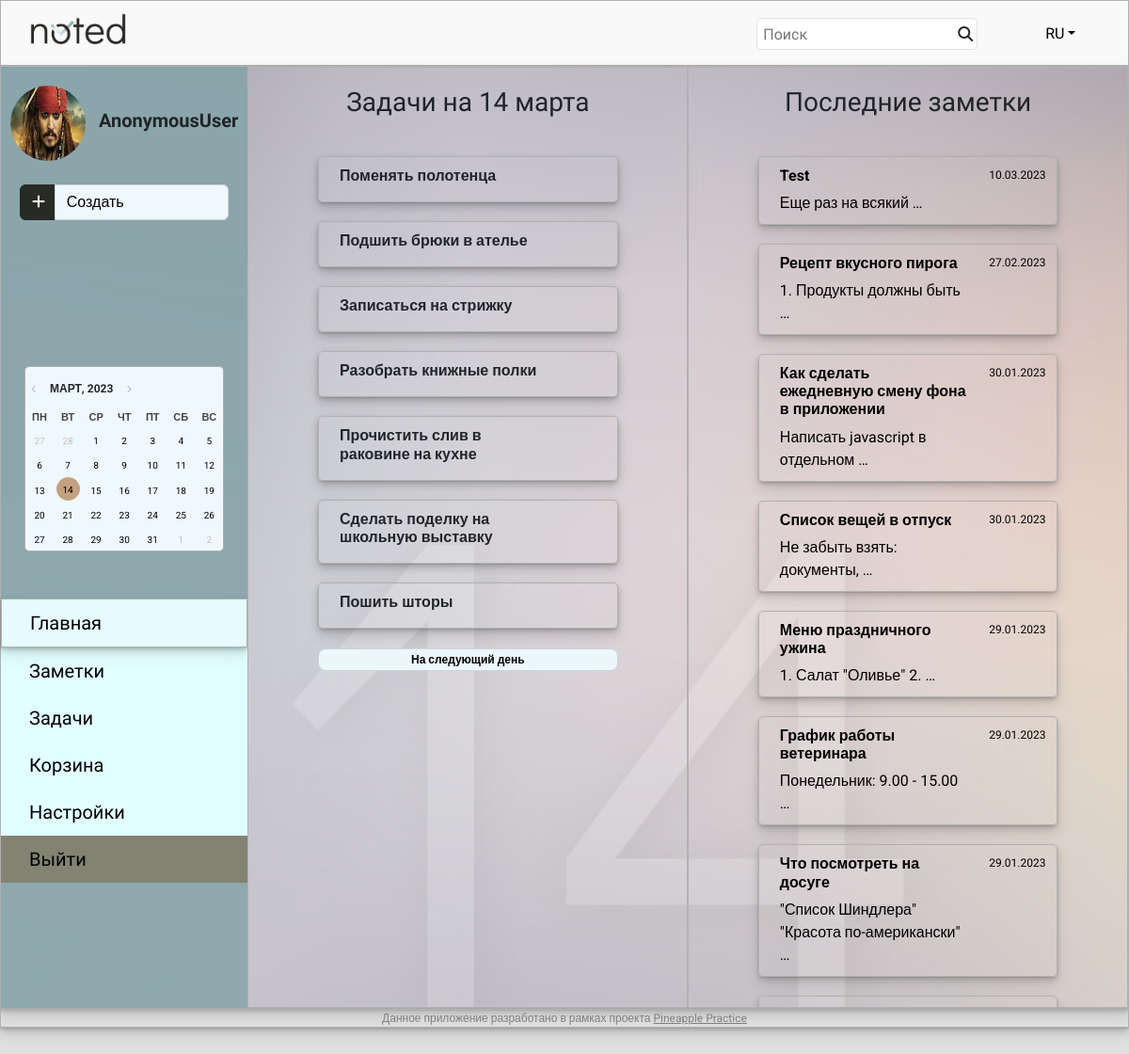
/main/, run on the app's committed database.
### notes/models.py (models this page shows, shortened)
class Task(models.Model):
    task_title = models.CharField(max_length=1000)
    task_author = models.ForeignKey(User, on_delete=models.CASCADE)
    task_time = models.DateField()
    task_priority = models.BooleanField(default=False)
    task_deleted = models.BooleanField(default=False)
    task_trash = models.BooleanField(default=False)

class Note(models.Model):
    note_title = models.CharField(max_length=250)
    note_text = models.TextField()
    note_time = models.DateField()
    note_author = models.ForeignKey(User, on_delete=models.CASCADE)
    note_trash = models.BooleanField(default=False)

### notes/views.py (the view)
# urls.py: path('', main_page, name='main'),
def main_page(request):
    today = datetime.date.today()
    next_date = today + datetime.timedelta(days=1)
    today_tasks = Task.objects.filter(task_time=today)
    notes = Note.objects.all().order_by('-note_time')
    month_list = ['января', 'февраля', 'марта', 'апреля', 'мая', 'июня',
                  'июля', 'августа', 'сентября', 'октября', 'ноября', 'декабря']
    today = f'{today.day} {month_list[int(today.month) - 1]}'
    return render(request, 'main2.html', context={'today_tasks': today_tasks, 'notes': notes, 'date': today, 'next_date': next_date})

### notes/path_converters.py (called while the page is built)
    def to_url(self, value: date):
        return value.strftime('%d-%m-%Y')

### templates/main2.html (shortened to what this page needs)
{% extends "default.html" %}
{% block content %}
    <div class="container-xxl main-main">
        <div class="row">
            <div class="col-auto col-2.5 sidebar">
                <div class="ava">
                    <img src="/static/images/vorobey.jpg" alt="Avatar" width="80" height="80" class="rounded-circle">
                    <span class="username">{{ request.user }}</span>
                </div>
                <div class="input-group dropdown">
                    <button type="button" class="btn btn-primary dropdown-toggle" id="dropdownMenuButton1" data-bs-toggle="dropdown" aria-expanded="false" style="background: #282A25; border-color: #282A25; width: 17%;">
                        <i class="fas fa-plus" aria-hidden="true"></i>
                    </button>
                    <button type="button" class="btn btn-primary" style="background: #f0f8ff; color: black; border: 1px solid #ced4da; width: 83.4%; text-align: left;">Создать</button>
                </div>
                <div class="calendar-wrapper">
                    <button id="btnPrev" type="button" style="margin-top: 15px;"></button>
                    <h6 id="headCal"></h6>
                    <button id="btnNext" type="button"></button>
                    <div id="divCal"></div>
                </div>
                <div class="nav-list">
                    <ul style="list-style-type: none;">
                        <li class="current_page"><a href="{% url 'main' %}">Главная</a></li>
                        <li><a href="{% url 'notes' %}">Заметки</a></li>
                        <li><a href="{% url 'signin' %}">Задачи</a></li>
                        <li><a href="{% url 'signin' %}">Корзина</a></li>
                        <li><a href="{% url 'signin' %}">Настройки</a></li>
                        <li style="background: rgba(108, 100, 81, 0.8);"><a href="{% url 'logout' %}">Выйти</a></li>
                    </ul>
                </div>
            </div>
            <div class="col" id="tasks-notes">
                <div class="row">
                    <div class="col-6 tasks">
                        <h3 style="text-align: center; font-family: 'Didact Gothic', sans-serif; margin-top: 20px; margin-bottom: 40px;">Задачи на {{ date }}</h3>
                        <div class="col-8 offset-2">
                            {% for task in today_tasks %}
                                <div class="row note-block">
                                    <div class="col-10">
                                        <h6><b>{{ task.task_title }}</b></h6>
                                    </div>
                                </div>
                            {% endfor %}
                            <div class="next-button">
                            <button type="button" class="btn btn-primary"><a href="{% url 'date_notes' next_date %}">На следующий день</a></button>
                            </div>
                        </div>
                    </div>
                    <div class="col-6 notes">
                        <h3 style="text-align: center; font-family: 'Didact Gothic', sans-serif; margin-top: 20px; margin-bottom: 40px;">Последние заметки</h3>
                        <div class="col-8 offset-2 main-notes">
                        {% for note in notes %}
                            <a href="{% url 'note_details' note.id %}">
                                <div class="row note-block">
                                    <div class="col-9">
                                        <h6><b>{{ note.note_title }}</b></h6>
                                        {{ note.note_text | truncatewords:4 }}
                                    </div>
                                    <div class="col-3 ms-auto note_date">
                                        {{ note.note_time | date:"j.m.Y" }}
                                    </div>
                                </div>
                            </a>
                        {% endfor %}
                        </div>
                    </div>
                </div>
            </div>
        </div>
    </div>
{% endblock content %}

### static/css/styles.css (style rules this page uses)
body { font-family: 'Roboto', sans-serif; background: #E0E0E0; }
.main-main { border: 0.5px solid #b1b1b1; box-shadow: 0px 1px 2px rgba(0,0,0,0.1), 0px 2px 4px rgba(0,0,0,0.1), 0px 4px 8px rgba(0,0,0,0.1), 0px 8px 16px rgba(0,0,0,0.1); background: url(/static/images/bg-2.jpg) no-repeat center fixed; background-size: cover; }
.tasks, .notes { border: 0.5px solid #b1b1b1; height: 1000px; overflow-y: scroll; }
.tasks a, .main-notes a { color: black; text-decoration: none; }
.note-block { border: 0.5px solid #b1b1b1; margin-top: 20px; margin-bottom: 20px; border-radius: 5px; padding: 10px; box-shadow: 0px 1px 2px rgba(0,0,0,0.1), 0px 2px 4px rgba(0,0,0,0.1), 0px 4px 8px rgba(0,0,0,0.1), 0px 8px 16px rgba(0,0,0,0.1); }
.note_date { font-size: 12px; }
.next-button { margin-left: -12px; margin-right: -12px; }
.next-button button { width: 100%; font-size: 12px; font-weight: 600; background: rgba(236, 247, 251, 1); border: 1px solid #ced4da; border-radius: 8px; padding-top: 2px; padding-bottom: 2px; }
.calendar-wrapper { margin: 150px 25px 0px 25px; border: 0.5px solid #b1b1b1; border-radius: 5px; background: #f0f8ff; }
#divCal { margin-top: 10px; }
#headCal { margin: 0px 0px; text-transform: uppercase; font-size: 12px; display: inline; font-weight: 700; }
#btnPrev:before { content: '\f104'; font-family: FontAwesome; padding-right: 4px; }
#btnNext:after { content: '\f105'; font-family: FontAwesome; padding-left: 4px; }
#btnPrev, #btnNext { background: transparent; border: none; outline: none; font-size: 0.6em; color: #c0c0c0; cursor: pointer; transition: all 0.3s ease; }
.sidebar { background: rgba(126, 159, 164, 0.8); padding: 0px; }
.ava { margin-top: 20px; margin-bottom: 20px; padding: 0px 10px; }
.username { padding-left: 10px; font-weight: 600; font-size: 20px; font-family: 'Didact Gothic', sans-serif; }
.input-group { padding: 5px 20px 5px 20px; }
#dropdownMenuButton1::after { content: none; }
.nav-list { font-family: 'Didact Gothic', sans-serif; font-size: 20px; background: #E2FFFF; margin-left: 0px; margin-right: 0px; margin-top: 50px; }
.nav-list ul { padding-left: 0px; }
.nav-list li { padding-top: 10px; padding-bottom: 10px; padding-left: 30px; }
.nav-list a { color: black; text-decoration: none; test-align: center; }
.current_page { background: rgba(236, 247, 251, 0.5); border: 0.5px solid #b1b1b1; box-shadow: 0px 1px 2px rgba(0,0,0,0.1), 0px 2px 4px rgba(0,0,0,0.1), 0px 4px 8px rgba(0,0,0,0.1), 0px 8px 16px rgba(0,0,0,0.1); }

### data on the page
Task: task_title "Поменять полотенца"
Task: task_title "Подшить брюки в ателье"
Task: task_title "Записаться на стрижку"
Task: task_title "Разобрать книжные полки"
Task: task_title "Прочистить слив в раковине на кухне"
Task: task_title "Сделать поделку на школьную выставку"
Task: task_title "Пошить шторы"
Note: note_title "Test", note_text "Еще раз на всякий …", note_time "10.03.2023"
Note: note_title "Рецепт вкусного пирога", note_text "1. Продукты должны быть …", note_time "27.02.2023"
Note: note_title "Как сделать ежедневную смену фона в приложении", note_text "Написать javascript в отдельном …", note_time "30.01.2023"
Note: note_title "Список вещей в отпуск", note_text "Не забыть взять: документы, …", note_time "30.01.2023"
Note: note_title "Меню праздничного ужина", note_text "1. Салат \"Оливье\" 2. …", note_time "29.01.2023"
Note: note_title "График работы ветеринара", note_text "Понедельник: 9.00 - 15.00 …", note_time "29.01.2023"
Note: note_title "Что посмотреть на досуге", note_text "\"Список Шиндлера\" \"Красота по-американски\" …", note_time "29.01.2023"

### other printed values
{{ request.user }} "AnonymousUser"
{{ date }} "14 марта"
